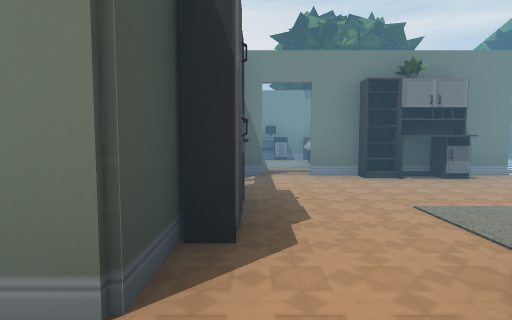
View 1 (above)

19 first-person views from a walk through a 3-D level made in the Unity game engine. The camera is 1.2 m above the floor, tilts 4° down and sees 80° across. Doors are open. The floor is counted in squares, 2 m on a side. Each view is taken from the middle of a square. On the plan, view 1 faces up. The plan holds only what a view shows up to about 9 squares ahead; the rest is blank. The place goes on beyond the plan. The player is left out.

View 2
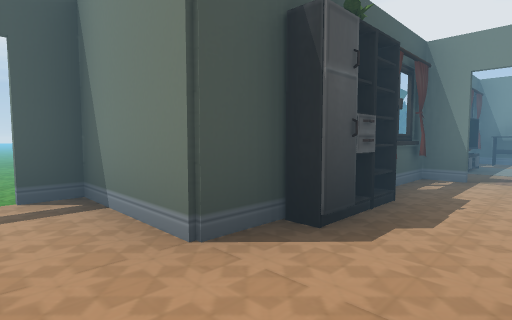

View 3
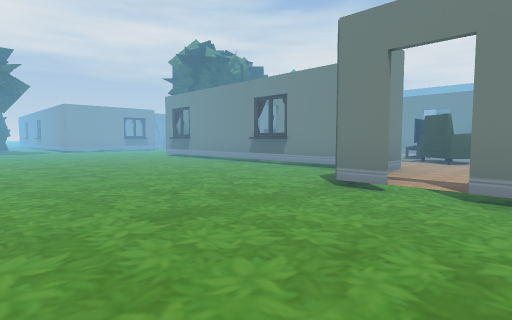

View 4
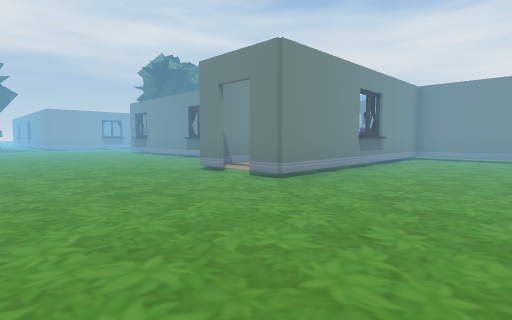

View 5
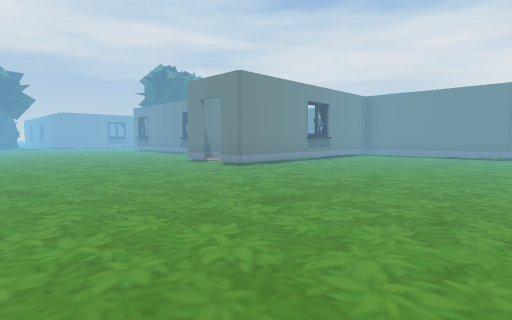

View 6
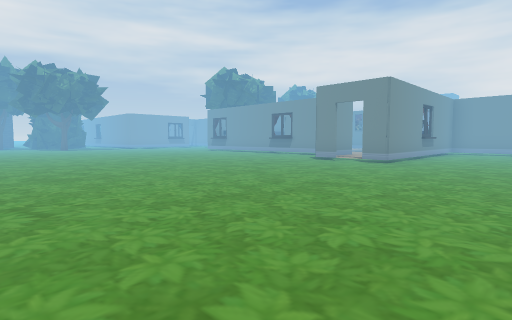

View 7
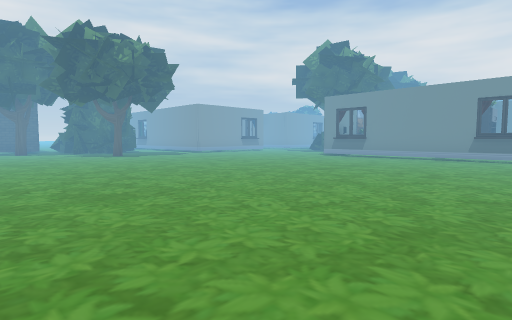

View 8
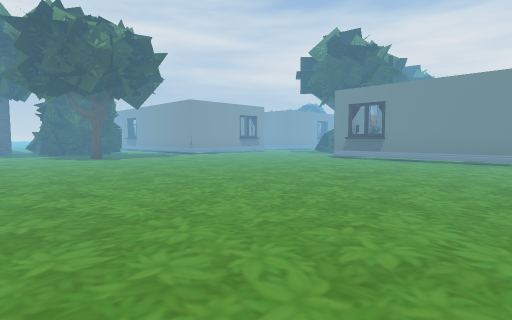

View 9
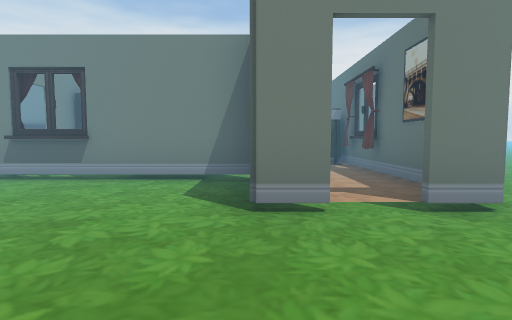

View 10
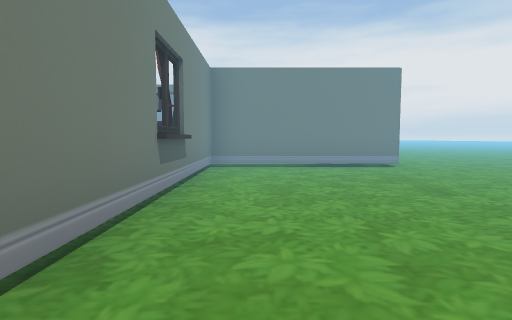

View 11
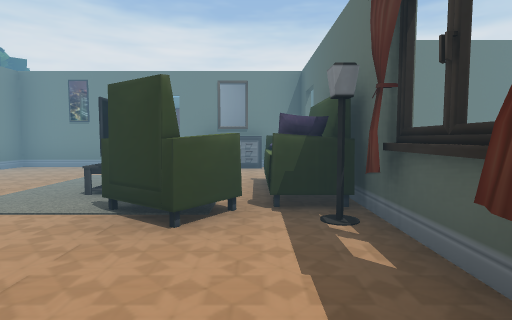

View 12
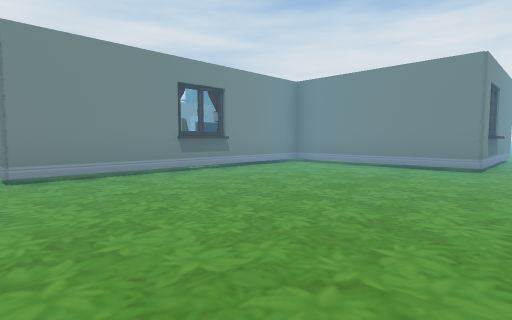

View 13
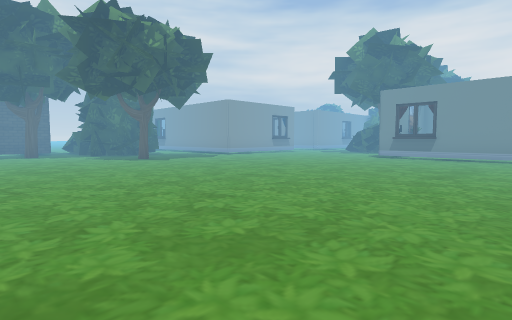

View 14
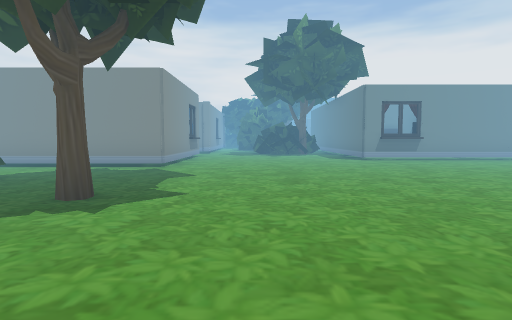

View 15
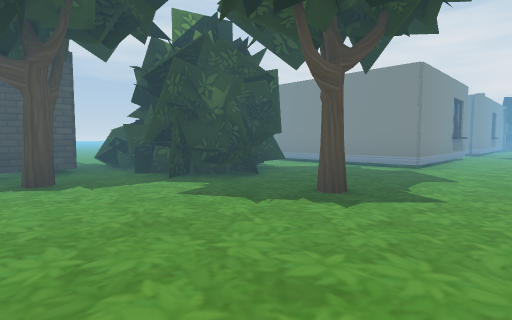

View 16
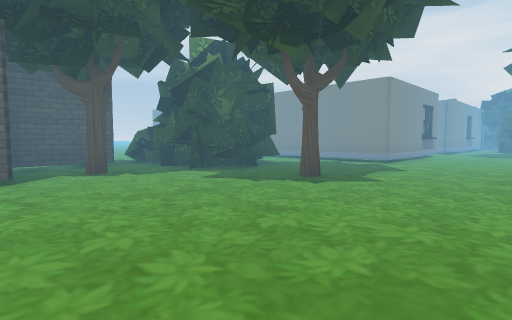

View 17
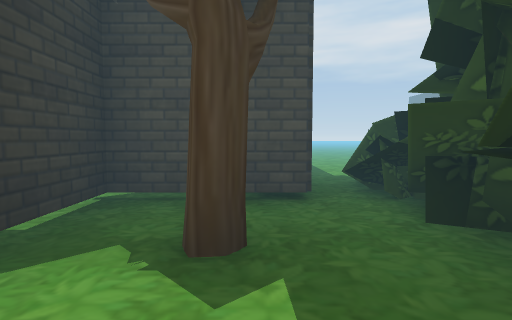

View 18
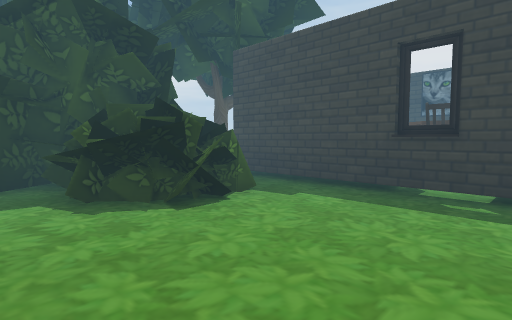

View 19
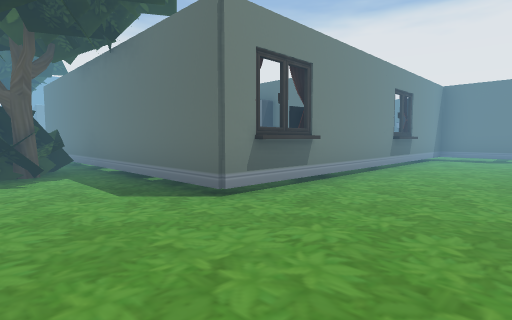

### Floor plan
Points are (right, up) in squares from view 1. A wall is a line through its corners. A room is listed if a view was taken in it or the views show most of it. See-through windows are left out.
Room 1 (views 1, 2, 11)
walls: (-0.4, 1.5) (-0.4, 1) (-2.4, 1) (-2.4, 0.4); (2.2, 4.6) (1.7, 4.6); (5.4, 3.2) (5.4, 4.5); (4.1, 5) (0.9, 5); (5.4, -0.5) (5.4, 1.6); (-1.5, -1) (0.5, -1)
ways out: open door at (-2.5, 0) to room 2; open door at (4.5, -1) to room 2; open door at (4.5, 5) to room 2
objects: other object (0, 2); curtain (0, 3); lamp (1, -1); armchair (1, 1) to (2, 1); carpet (1, 2) to (2, 3); sofa (2, -1); other object (2, 0); TV (2, 2) to (3, 2); other object (2, 4) to (3, 4); carpet (3, 1); carpet (3, 2) to (4, 3); other object (3, 5); mirror (5, 0); other object (5, 1)
Room 2 (views 3, 4, 5, 6, 7, 8, 9, 10, 12, 13, 14, 15, 16, 17, 18, 19)
walls: (0.4, 9) (7.4, 9); (1.5, 8.9) (0.5, 8.9); (1.6, 13.9) (-2.5, 13.9) (-2.5, 14.5); (-0.5, 3.4) (-0.5, 6.6); (-2.2, 1) (-0.5, 1) (-0.5, 1.6); (-2.5, 0.4) (-2.5, 1.1); (0.5, -1.1) (-2.5, -1.1) (-2.5, -0.4); (-7.5, 18.6) (-7.5, 17.9) (-9.4, 17.9) (-9.4, 16.6); (3.5, -2.6) (3.5, -1.1) (2.4, -1.1); (-7.5, 21.6) (-7.5, 20.5); (3.5, -5.1) (3.5, -4.4)
ways out: open door at (-2.5, 0) to room 1; open door at (4.5, -1) to room 1; open door at (4.5, 5) to room 1; opening at (4, -6); open door at (0.5, 5)
objects: chair (-9, 21); tree (-8, 17); other object (-7, 16) to (-4, 17); other object (-7, 18) to (-5, 19); tree (-6, 14); TV (-1, 7); carpet (0, 6) to (1, 8); curtain (0, 7); other object (0, 9); curtain (1, -2); other object (2, 6) to (3, 8); other object (2, 9); tree (3, 10); other object (3, 10) to (4, 11)

Where each view was taken, in squares from view 1:
view 1: 0 up, 0 right, facing up
view 2: 0 up, 1 right, facing up-left
view 3: 1 down, 6 left, facing up-right
view 4: 4 down, 6 left, facing up-right
view 5: 6 down, 7 left, facing up-right
view 6: 4 down, 10 left, facing up-right
view 7: 3 up, 10 left, facing up-right
view 8: 4 up, 9 left, facing up-right
view 9: 1 up, 5 left, facing right
view 10: 2 down, 3 left, facing right
view 11: 0 up, 1 left, facing right
view 12: 6 down, 3 left, facing up-right
view 13: 5 up, 10 left, facing up-right
view 14: 12 up, 9 left, facing right
view 15: 12 up, 9 left, facing up-right
view 16: 11 up, 10 left, facing up-right
view 17: 15 up, 8 left, facing up
view 18: 22 up, 4 left, facing down-left
view 19: 11 up, 3 left, facing down-right
